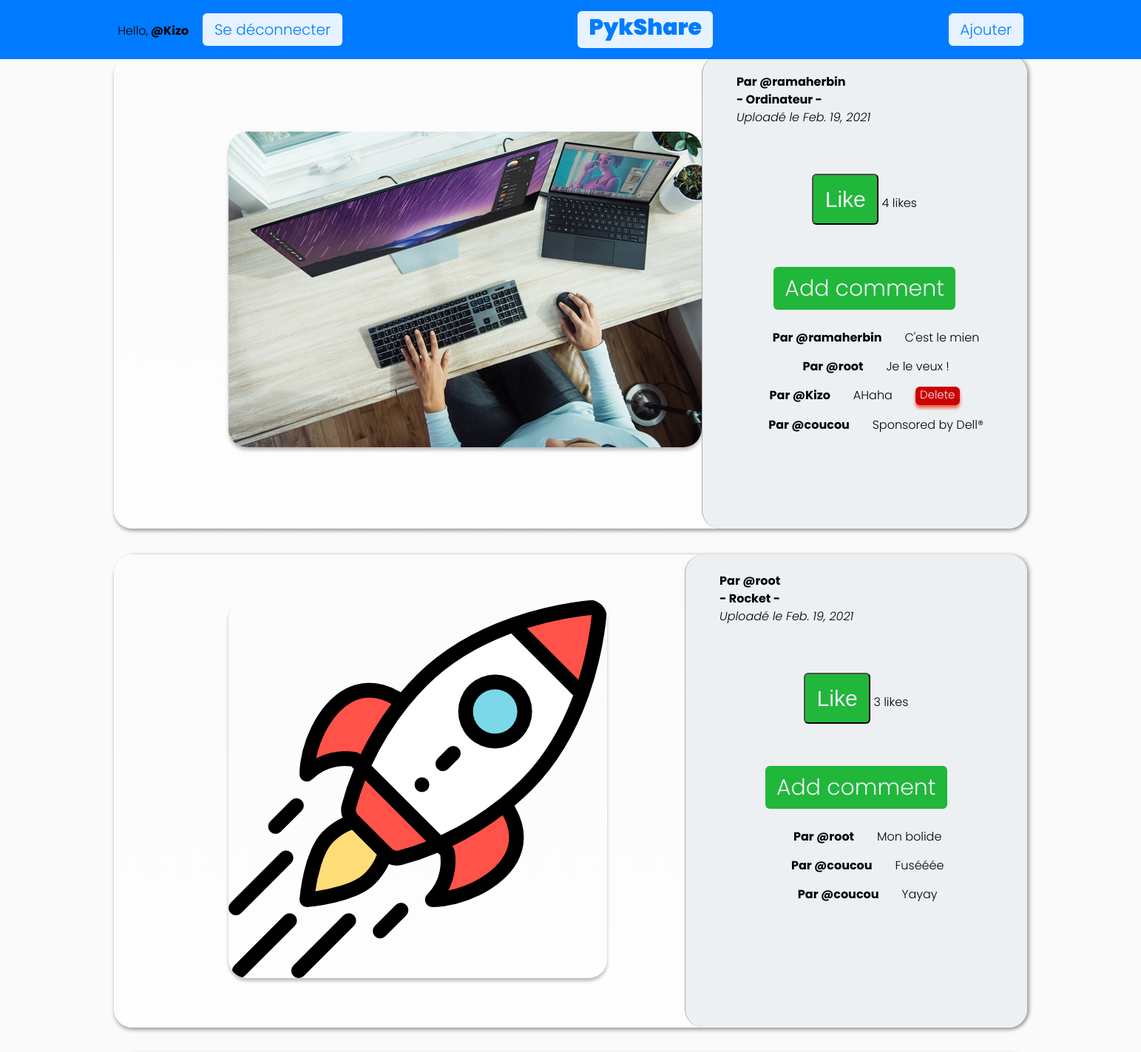
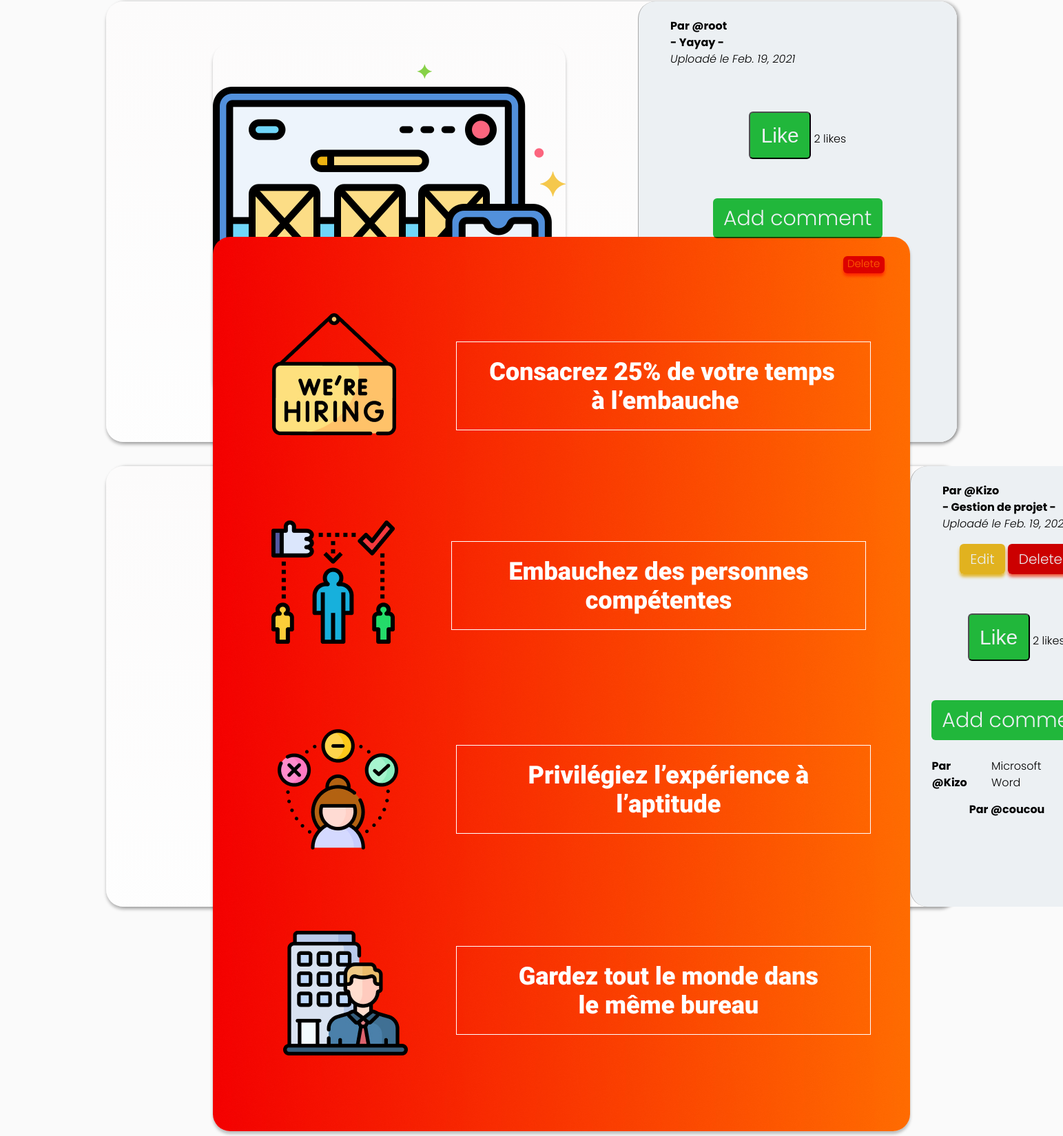
/feed/ (signed in), run on the app's committed database (2 pictures, top to bottom).
### app/models.py (models this page shows, shortened)
class Post(models.Model):
    title = models.CharField(max_length=200)
    image = models.ImageField(default='')
    author = models.ForeignKey(User, on_delete=models.CASCADE)
    uploaded_at = models.DateField(auto_now_add=True)
    date = models.DateTimeField(auto_now_add=True)
    likes = models.ManyToManyField(User, related_name="likes")
    def total_likes(self):
        return self.likes.count()

class Comment(models.Model):
    id_user = models.ForeignKey(User, on_delete=models.CASCADE)
    id_post = models.ForeignKey(Post, related_name="comments", on_delete=models.CASCADE)
    date = models.DateTimeField(auto_now_add=True)
    content = models.TextField()

### app/views.py (the view)
# urls.py: path('feed/', PostList.as_view(), name='feed'),
@method_decorator(login_required, name='dispatch')
class PostList(ListView):
    model = Post
    template_name = 'app/post_list.html'

### templates/app/post_list.html (shortened to what this page needs)
{% extends 'app/base.html' %}
{% block content %}
{% for post in object_list %}
<div class="posts">
    <div class="div-img-content">
        <img alt="post content" src="{{ post.image.url }}">
    </div>
    <div class="text-section">
        <div>
            <div class="author-date-post">
                <strong>Par @{{ post.author.username }}</strong><br>
                <strong>- {{ post.title }} -</strong>
                <p><em>Uploadé le {{ post.uploaded_at }}</em></p>
            </div>
            {% if post.author.username == user.username %}
            <div class="modify-buttons">
                <a href="{% url 'updatepost' post.pk %}">Edit</a>
                <a href="{% url 'deletepost' post.pk %}">Delete</a>
            </div>
            {% endif %}
        </div>
        <div class="comments-section">
            <div class="like-section">
                <form action="{% url 'like_post' post.pk %}" method="post">
                    <button class="like" type="submit" name="post_id" value="{{ post.id }}">Like</button>
                    {% if post.total_likes > 1 %}
                    <span class="likes">{{ post.total_likes }} likes</span>
                    {% else %}
                    <span class="likes">{{ post.total_likes }} like</span>
                    {% endif %}
                </form>
            </div>
            {% if not post.comments.all %}
            <div class="no-comment">
                <div><span>No comment.</span> <a href="{% url 'newcomment' post.pk %}"> Add comment ?</a></div>
            </div>
            {% else %}
            <div class="add-comment"><a href="{% url 'newcomment' post.pk %}">Add comment</a></div>
            {% for comment in post.comments.all %}
            <div class="comment-single">
                <strong> Par @{{ comment.id_user }} </strong>
                <p> {{ comment.content }}</p>
                {% if comment.id_user.username == user.username %}
                <a href="{% url 'deletecomment' comment.pk %}">Delete</a>
                {% endif %}
            </div>
            {% endfor %}
            {% endif %}
        </div>
    </div>
</div>
{% endfor %}
{% endblock %}

### templates/app/base.html (shortened to what this page needs)
<!DOCTYPE html>
<html lang="fr">
{% load static %}
<head>
    <link rel="stylesheet" href="/static/css/app.css">
</head>
<body>
    <header>
        <div id="user-authentification">
            <span>Hello,<strong> @{{ request.user }}</strong></span>
            <span><a href="{% url 'logout' %}">Se déconnecter</a></span>
        </div>
        <a id="pykshare" href="/feed">PykShare</a>
        <span><a href="{% url 'newpost' %}">Ajouter</a></span>
    </header>
    <section class="container">
        {% block content %}
        {% endblock %}
    </section>
</body>
</html>

### static/css/app.css (style rules this page uses)
*, *::before, *::after { padding: 0; margin: 0; box-sizing: border-box !important; list-style: none; list-style-type: none; text-decoration: none; -moz-osx-font-smoothing: grayscale; -webkit-font-smoothing: antialiased; }
a { text-decoration: none; color: black; }
#pykshare { font-weight: 900; font-size: 30px; }
header { display: flex; justify-content: space-around; align-items: center; width: 100vw; min-height: 80px; background: #007bff; position: fixed; top: 0; }
body { display: flex; justify-content: center; align-items: center; flex-direction: column; background: #fff; min-height: 100vh; padding-top: 5vh; background: #fafafa; font-family: 'Poppins' !important; font-weight: 300; line-height: 1.5; width: 100vw; margin: 0 0; color: #000000; / / font-size: 112 %; }
.posts { margin: 35px; background: linear-gradient(180deg, #FCFBFB 0%, rgba(255, 255, 255, 0.72) 100%); box-shadow: 0px 4px 4px rgba(0, 0, 0, 0.25), 4px 0px 4px rgba(0, 0, 0, 0.25); border-radius: 25px; display: flex; justify-content: space-between; align-items: center; flex-direction: row; width: 80vw; height: 80vh; }
.posts img { margin-left: 10vw; border-radius: 25px; min-width: 50%; max-height: 80%; box-shadow: 0px 4px 4px rgba(0, 0, 0, 0.25); }
a { font-size: 20px; background: #FFFFFF; -webkit-box-shadow: 0px 4px 4px rgb(0 0 0 / 25%); box-shadow: 0px 4px 4px rgb(0 0 0 / 25%); -webkit-box-sizing: border-box; box-sizing: border-box; border-radius: 6px; padding: 1vh 1vw; mix-blend-mode: multiply; background-color: #fff; color: #000; mix-blend-mode: screen; opacity: 0.9; height: 50px; cursor: pointer; }
.text-section a { font-size: 30px; background: #000; box-shadow: 0px 4px 4px rgba(255, 255, 255, 0.25); box-sizing: border-box; border-radius: 6px; padding: 1vh 1vw; mix-blend-mode: multiply; background-color: #23c33e; color: #fff; height: 4.5vw; opacity: 1; cursor: pointer; }
.like { font-size: 30px; background: #000; box-shadow: 0px 4px 4px rgba(255, 255, 255, 0.25); box-sizing: border-box; border-radius: 6px; padding: 1vh 1vw; mix-blend-mode: multiply; background-color: #23c33e; color: #fff; height: 4.5vw; opacity: 1; cursor: pointer; }
.comments-section { margin-top: 25px; }
.text-section { height: 100%; border-left: 1px solid #A9A9A9; box-sizing: border-box; border-radius: 25px; background: #ecf0f3; width: 30vw; color: black; }
.comment-single { margin-top: 15px; display: flex; justify-content: center; }
.comment-single strong { margin: 0 2vw; }
.comment-single a { margin: 0 2vw; }
.comment-single a { font-size: 15px; background: #DD0000; box-shadow: 0px 4px 4px rgba(0, 0, 0, 0.25); -webkit-box-shadow: 0px 4px 4px rgb(255 87 51 / 90%); -webkit-box-sizing: border-box; box-sizing: border-box; border-radius: 6px; padding: 0; mix-blend-mode: multiply; color: #fff; opacity: 1; height: 20px; width: 60px; height: 25px; text-align: center; }
.author-date-post { margin-top: 3vh; margin-left: 3vw; }
.modify-buttons { margin: 3vh 0; text-align: center; }
.add-comment { text-align: center; margin-bottom: 4vh; }
.modify-buttons a { font-size: 20px; background: #DD0000; box-shadow: 0px 4px 4px rgba(0, 0, 0, 0.25); -webkit-box-shadow: 0px 4px 4px rgb(255 87 51 / 90%); -webkit-box-sizing: border-box; box-sizing: border-box; border-radius: 6px; padding: 1vh 1vw; mix-blend-mode: multiply; color: #FFFFFF; opacity: 1; height: 30px; cursor: pointer; }
.modify-buttons a:nth-child(1) { font-size: 20px; background: #F3BD20; box-shadow: 0px 4px 4px rgba(0, 0, 0, 0.25); -webkit-box-shadow: 0px 4px 4px rgb(243 189 32 / 90%); -webkit-box-sizing: border-box; box-sizing: border-box; border-radius: 6px; padding: 1vh 1vw; mix-blend-mode: multiply; color: #FFFFFF; opacity: 1; height: 30px; cursor: pointer; }
.like-section { margin: 8vh 0; text-align: center; }

### templates/app/base.html (style rules this page uses)
#user-authentification span:nth-child(1) { margin-right: 15px; }
#pykshare { padding: 0 1vw; }

### data on the page
Post: image (picture), author.username "ramaherbin", title "Ordinateur", uploaded_at "Feb. 19, 2021", total_likes "4"
Comment: id_user "ramaherbin", content "C'est le mien"
Comment: id_user "root", content "Je le veux !"
Comment: id_user "Kizo", content "AHaha", shows "Delete"
Comment: id_user "coucou", content "Sponsored by Dell®"
Post: image (picture), author.username "root", title "Rocket", uploaded_at "Feb. 19, 2021", total_likes "3"
Comment: id_user "root", content "Mon bolide"
Comment: id_user "coucou", content "Fusééée"
Comment: id_user "coucou", content "Yayay"
Post: image (picture), author.username "root", title "Yayay", uploaded_at "Feb. 19, 2021", total_likes "2"
Comment: shows "Delete"
Post: image (picture), author.username "Kizo", title "Gestion de projet", uploaded_at "Feb. 19,…", shows "Edit", total_likes "2"
Comment: id_user "Kizo", content "Microsoft Word"
Comment: id_user "coucou"

### other printed values
{{ request.user }} "Kizo"
